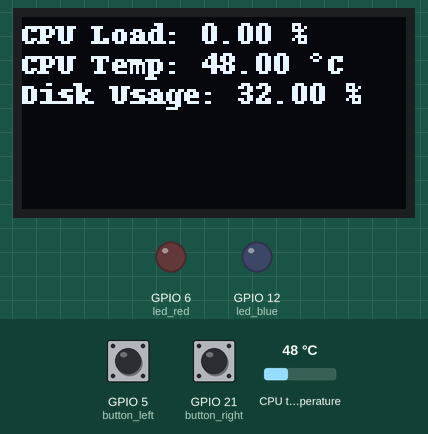
Bench run of a program on a simulated Raspberry Pi (BCM pin numbers). On the bench: 128×64 one-colour display, output pins drawn as LEDs (lit = HIGH). Dashed ring = blinking. The test bench sets the inputs (shaded band); at power-on: GPIO 5 (button_left) HIGH, GPIO 21 (button_right) HIGH, CPU temperature 48 °C. System figures (address, load, memory, disk, uptime) are fixed made-up values; threads take turns every 2 ms; the clock reads 2024-03-15 10:24:30 at power-on unless the program sets it; what the program prints to the terminal is not drawn.

Above: at 2.4 s.
2.5 s: GPIO 5 (button_left) pulled LOW for 3 s
At 3.6 s:
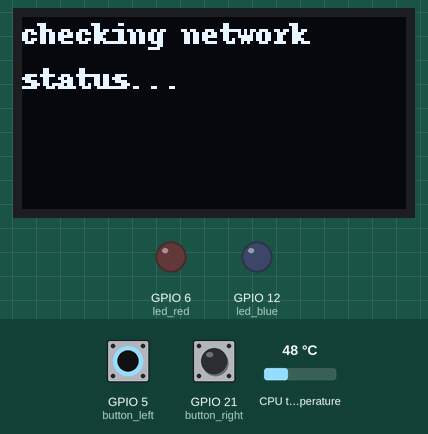
8.5 s: GPIO 5 (button_left) pulled LOW for 3 s
At 10.3 s:
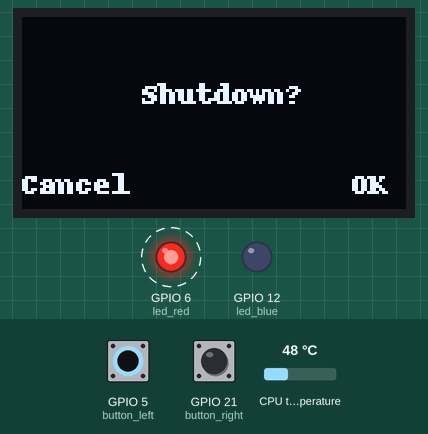
14.5 s: GPIO 5 (button_left) pulled LOW for 3 s
At 15.5 s:
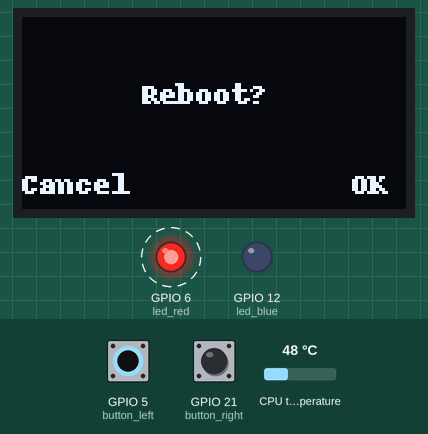
20.5 s: GPIO 5 (button_left) pulled LOW for 3 s
At 22.3 s:
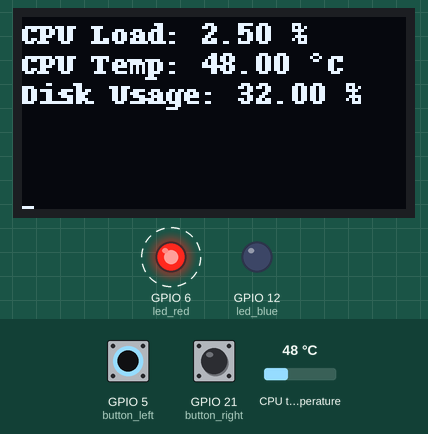
26.5 s: GPIO 5 (button_left) pulled LOW for 3 s
At 27.6 s:
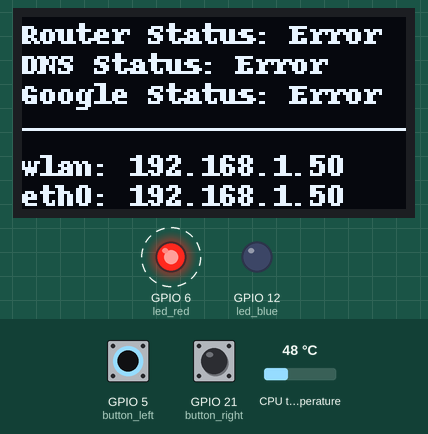
Timing chart, 0 to 39.5 s (numbered marks = the images above; inputs shaded):
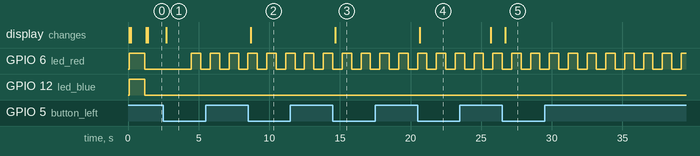

Measured:
- after the input at 2.5 s, the display: changes after 0.19 s (image 1)
- after the input at 8.5 s, the display: changes after 0.19 s (image 2)
- after the input at 14.5 s, the display: changes after 0.18 s (image 3)
- after the input at 20.5 s, the display: changes after 0.17 s (image 4)
- after the input at 26.5 s, the display: changes after 0.20 s (image 5)
- by itself, GPIO 6 (led_red): alternates HIGH for 0.67 s and LOW for 0.67 s

The program:

main_loop.py
```python
from main.controller import Controller
from main.views.default_view import DefaultView
from main.views.load_view import LoadView
from main.views.network_status_view import NetworkStatusView
from main.views.shutdown_view import ShutdownView
from main.views.reboot_view import RebootView
from time import sleep, time

DEFAULT_VIEW_CLASSES = [
    LoadView,
    NetworkStatusView,
    ShutdownView,
    RebootView
]

class MainLoop:
    def __init__(self, view_classes=None):
        if view_classes is None:
            view_classes = DEFAULT_VIEW_CLASSES

        self.controller = Controller(self._activate_next_view, self._forward_right_push)

        self.views = self._init_view_classes(self.controller, view_classes)
        self.current_view_index = 0

        self.last_display_update = 0

    def spin(self):
        print("starting main loop...")
        try:
            while True:
                self._update_display()
                self._update_leds()

                sleep(0.1)
        except KeyboardInterrupt:
            print("\nshutting down...")

    def _init_view_classes(self, controller: Controller, view_classes):
        views = []
        for view_class in view_classes:
            print("adding view " + str(view_class) + "...")
            views.append(view_class(controller))

        return views

    def _activate_next_view(self):
        if self.current_view_index + 1 >= len(self.views):
            self.current_view_index = 0
        else:
            self.current_view_index += 1

        self.last_display_update = 0

        print("view activated: '" + self._get_current_view().get_name() + "'")

    def _forward_right_push(self):
        print("forwarding right button push to current view...")

        self._get_current_view().button_pushed()

    def _get_current_view(self):
        return self.views[self.current_view_index]

    def _update_display(self):
        current_update_delay = abs(self.last_display_update - time())
        if self._get_current_view() is not None and current_update_delay >= self._get_current_view().get_update_frequence():
            self.last_display_update = time()
            with self.controller.get_canvas() as canvas:
                bounding_box = self.controller.get_device_bounding_box()
                self._get_current_view().update_display(canvas, bounding_box)

    def _update_leds(self):
        red_count = 0
        blue_count = 0

        for view in self.views:
            view_count = view.get_warning_count()
            red_count += view_count[0]
            blue_count += view_count[1]

        self.controller.flash(red_count, blue_count)

if __name__ == "__main__":
    # tracemalloc.start()
    MainLoop().spin()
```

controller.py
```python
from enum import Enum
from time import sleep
from gpiozero import PWMLED, Button
from PIL import ImageDraw

from luma.core.interface.serial import i2c
from luma.core.render import canvas
from luma.oled.device import sh1106

class Controller(object):
    def __init__(self, push_handler_left, push_handler_right, port=1, address=0x3C):
        self.led_red = PWMLED(6)
        self.led_blue = PWMLED(12)
        self._red_count = 0
        self._blue_count = 0

        self.button_left = Button(5)
        self.button_right = Button(21)

        self.button_left.when_activated = push_handler_left
        self.button_right.when_activated = push_handler_right

        serial = i2c(port=port, address=address)
        self.device = sh1106(serial)

        self._test_outputs()

    def get_canvas(self) -> ImageDraw:
        return canvas(self.device)

    def get_device_bounding_box(self) -> list:
        return self.device.bounding_box

    def flash(self, red_count=0, blue_count=0):
        self._flash(self.led_red, red_count, self._red_count)
        self._red_count = red_count
        self._flash(self.led_blue, blue_count, self._blue_count)
        self._blue_count = blue_count

    def _flash(self, led: PWMLED, new_count=0, old_count=0):
        if new_count is not old_count:
            if new_count > 0:
                time = 2.0 / min(new_count, 20)
                led.blink(on_time=time, off_time=time)
            else:
                led.off()

    def _test_outputs(self):
        print("testing outputs for one second...")

        self.led_blue.on()
        self.led_red.on()

        box = self.get_device_bounding_box()
        with self.get_canvas() as canvas:
            canvas.rectangle(box, outline="white", fill="black")
            canvas.ellipse((1, 1, box[2], box[3]), outline="white")
            canvas.line(box, fill="white")
            canvas.line((0, box[3], box[2], 0), fill="white")

        sleep(1)

        self.led_blue.off()
        self.led_red.off()

        with self.get_canvas() as canvas:
            canvas.rectangle(self.get_device_bounding_box(), fill="black")
        
```

default_view.py
```python
from main.view import View
from main.controller import Controller

class DefaultView(View):
    def __init__(self, controller: Controller):
        super()

    def update_display(self, canvas, bounding_box):
        canvas.rectangle(bounding_box, outline="white", fill="black")
        canvas.text((30, 40), "Hello World", fill="white")

    def get_name(self):
        return "Default View"
```

load_view.py
```python
import time
from gpiozero import DiskUsage, LoadAverage, CPUTemperature
from main.view import View
from main.controller import Controller
from threading import Thread

class LoadView(View):
    def __init__(self, controller: Controller):
        super().__init__(controller)

        self.cpu_temperature = CPUTemperature()
        self.cpu_load = LoadAverage()
        self.disk_usage = DiskUsage()

        self.cpu_load_cache = []
        self.last_check = 0

    def get_warning_count(self):
        cpu_load_in_percent = self.cpu_load.load_average / 4.0 * 100
        if abs(self.last_check - time.time()) > self.get_update_frequence():
            self.cpu_load_cache.append(cpu_load_in_percent)
            self.last_check = time.time()

        if len(self.cpu_load_cache) > 128:
            self.cpu_load_cache.pop(0)

        return (0, 0)

    def update_display(self, canvas, bounding_box):
        if len(self.cpu_load_cache) > 0:
            current_cpu_load = self.cpu_load_cache[-1]
        else:
            current_cpu_load = 0

        canvas.text((0,0), "CPU Load: %.2f %%" % (current_cpu_load) , fill="white")
        canvas.text((0,10), "CPU Temp: %.2f °C" % self.cpu_temperature.temperature , fill="white")
        canvas.text((0,20), "Disk Usage: %.2f %%" % self.disk_usage.usage, fill="white")

        for index, load in enumerate(self.cpu_load_cache):
            canvas.line([(index, 63 - int(load/100.0 * 34.0)), (index, 63)], width=1, fill="white")

    def get_update_frequence(self):
        return 5

    def get_name(self) -> str:
        return "Load View"
```

network_status_view.py
```python
import time
from gpiozero import PingServer
from main.view import View
from main.controller import Controller
from threading import Thread
import subprocess

class NetworkStatusView(View):
    def __init__(self, controller: Controller):
        super().__init__(controller)
        self.pings = [
            ("Router", PingServer("192.168.100.1")),
            ("DNS", PingServer("185.228.168.168")),
            ("Google", PingServer("google.com"))
        ]

        self.status_cache = []
        self.global_status = False
        self.last_check = 0

    def get_warning_count(self):
        self._check_pings_in_background()

        red_count = 0
        for ping_cache in self.status_cache:
            red_count += (not ping_cache[1])

        return (red_count, 0)  # blue_count = 0

    def update_display(self, canvas, bounding_box):
        if len(self.status_cache) > 0:
            for index, ping_cache in enumerate(self.status_cache):
                canvas.text((0, index * 10), str(ping_cache[0]) +
                    " Status: " + self._get_status(ping_cache[1]), fill="white")

            canvas.line([(0,37), (127,37)], fill="white", width=1)

            for index, interface in enumerate(["wlan0", "eth0"]):
                ip_address = self._get_ip_address(interface)
                interface_short = interface[0:4]
                canvas.text((0, 44 + (index * 10)), "%s: %s" % (interface_short, ip_address), fill="white")
        else:
            canvas.text((0,0), "checking network\nstatus...", fill="white")

    def get_name(self) -> str:
        return "Network Status View"

    def get_update_frequence(self):
        return 10

    def _check_pings_in_background(self):
        if abs(self.last_check - time.time()) > 60: # 60 second
            self.last_check = time.time()
            Thread(group=None, target=self._check_pings, args=[]).start()

    def _check_pings(self):
            print("pinging network devices...")
            local_status_cache = []

            for ping_name, ping in self.pings:
                local_status_cache.append((ping_name, ping.value))

            self.status_cache = local_status_cache
            print("pinging has been finished")

    def _get_status(self, status: bool) -> str:
        if status:
            return "OK"
        else:
            return "Error"

    @staticmethod
    def _get_ip_address(interface):
        print("cheking ip address for %s..." % interface)
        try:
            if NetworkStatusView._get_network_interface_state(interface) == 'down':
                return None
            cmd = "ifconfig %s | grep -Eo 'inet (addr:)?([0-9]*\\.){3}[0-9]*' | grep -Eo '([0-9]*\\.){3}[0-9]*' | grep -v '127.0.0.1'" % interface
            return subprocess.check_output(cmd, shell=True).decode('ascii')[:-1]
        except:
            return None

    @staticmethod
    def _get_network_interface_state(interface):
        try:
            with open('/sys/class/net/%s/operstate' % interface, 'r') as f:
                return f.read()
        except:
            return 'down' # default to down
```

shutdown_view.py
```python
from main.view import View
from main.controller import Controller
import subprocess

class ShutdownView(View):
    def __init__(self, controller: Controller):
        super().__init__(controller)

    def update_display(self, canvas, bounding_box):
        canvas.text((40, 20), "Shutdown?", fill="white")
        canvas.text((0, 50), "Cancel", fill="white")
        canvas.text((110, 50), "OK", fill="white")

    def get_name(self):
        return "Test View"

    def button_pushed(self):
            cmd = "shutdown now"
            result = subprocess.check_output(cmd, shell=True).decode('ascii')[:-1]
```

reboot_view.py
```python
from main.view import View
from main.controller import Controller
import subprocess

class RebootView(View):
    def __init__(self, controller: Controller):
        super().__init__(controller)

    def update_display(self, canvas, bounding_box):
        canvas.text((40, 20), "Reboot?", fill="white")
        canvas.text((0, 50), "Cancel", fill="white")
        canvas.text((110, 50), "OK", fill="white")

    def get_name(self):
        return "Test View"

    def button_pushed(self):
            cmd = "reboot"
            result = subprocess.check_output(cmd, shell=True).decode('ascii')[:-1]
```

view.py
```python
from main.controller import Controller
from PIL import ImageDraw

class View:
    def __init__(self, controller: Controller):
        self.controller = controller

    def get_name(self) -> str:
        return "No name"

    def get_warning_count(self) -> tuple:
        return (0, 0)  # red, blue

    def update_display(self, canvas: ImageDraw):
        pass

    def get_update_frequence(self) -> int:
        return 1  # default one second

    def button_pushed(self):
        pass
```
